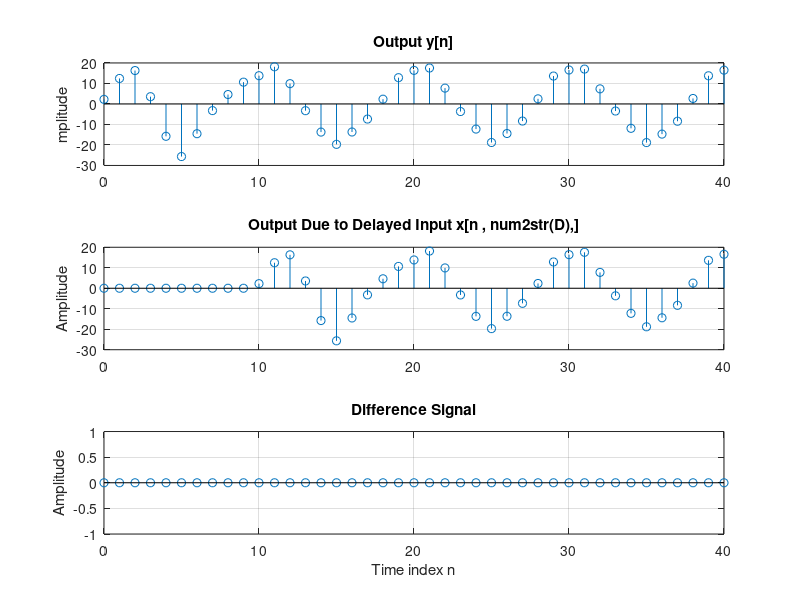

Here is the MATLAB script that generated this plot:
n = 0:40; D = 10;a = 3.0;b = -2; 
x = a*cos(2*pi*0.1*n) + b*cos(2*pi*0.4*n); 
xd = [zeros(1,D) x]; % Shift x to D times
num = [2.2403 2.4908 2.2403]; 
den = [1 -0.4 0.75]; 
ic = [0 0];% Set initial conditions 
% Compute the output y[n] 
y = filter(num,den,x,ic); 
% Compute the output yd[n] 
yd = filter(num,den,xd,ic); 
% Compute the difference output d[n] 
d = y - yd(1+D:41+D); 
% Plot the outputs 
subplot(3,1,1) 
stem(n,y); 
ylabel('mplitude'); 
title('Output y[n]');grid; 
subplot(3,1,2) 
stem(n,yd(1:41)); 
ylabel('Amplitude'); 
title(['Output Due to Delayed Input x[n , num2str(D),]']);grid; 
subplot(3,1,3) 
stem(n,d); 
xlabel('Time index n'); ylabel('Amplitude'); 
title('Difference Signal');grid; 
